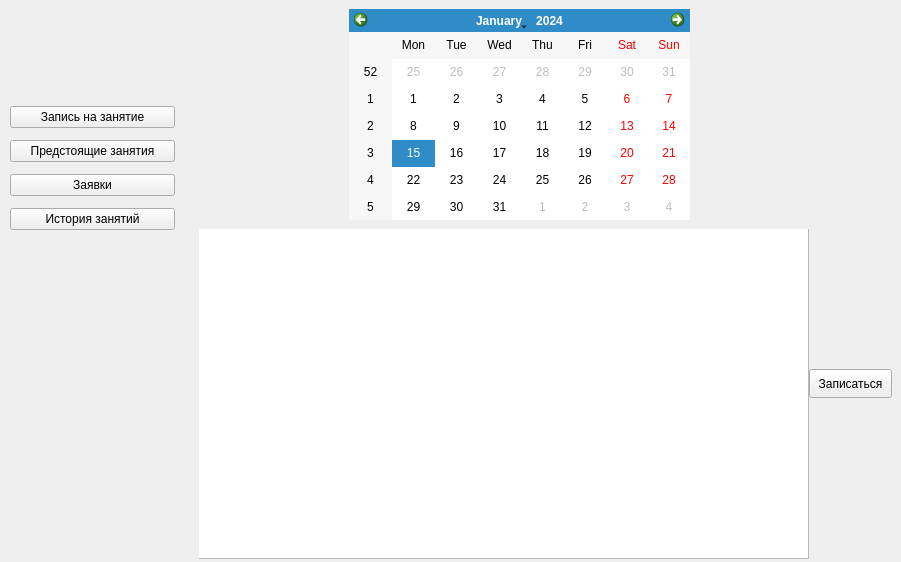
<?xml version="1.0" encoding="UTF-8"?>
<ui version="4.0">
 <class>StudentInterface</class>
 <widget class="QWidget" name="StudentInterface">
  <property name="geometry">
   <rect>
    <x>0</x>
    <y>0</y>
    <width>901</width>
    <height>562</height>
   </rect>
  </property>
  <property name="windowTitle">
   <string>Form</string>
  </property>
  <widget class="QWidget" name="widget" native="true">
   <property name="geometry">
    <rect>
     <x>0</x>
     <y>0</y>
     <width>181</width>
     <height>561</height>
    </rect>
   </property>
   <widget class="QWidget" name="layoutWidget">
    <property name="geometry">
     <rect>
      <x>10</x>
      <y>100</y>
      <width>165</width>
      <height>139</height>
     </rect>
    </property>
    <layout class="QVBoxLayout" name="verticalLayout">
     <item>
      <widget class="QPushButton" name="signLessonBut">
       <property name="text">
        <string>Запись на занятие</string>
       </property>
      </widget>
     </item>
     <item>
      <widget class="QPushButton" name="futureLessonBut">
       <property name="text">
        <string>Предстоящие занятия</string>
       </property>
      </widget>
     </item>
     <item>
      <widget class="QPushButton" name="applicationsBut">
       <property name="text">
        <string>Заявки</string>
       </property>
      </widget>
     </item>
     <item>
      <widget class="QPushButton" name="historyBut">
       <property name="text">
        <string>История занятий</string>
       </property>
      </widget>
     </item>
    </layout>
   </widget>
  </widget>
  <widget class="QStackedWidget" name="stackedWidget">
   <property name="geometry">
    <rect>
     <x>189</x>
     <y>-1</y>
     <width>711</width>
     <height>561</height>
    </rect>
   </property>
   <property name="currentIndex">
    <number>0</number>
   </property>
   <widget class="QWidget" name="signLesson">
    <widget class="QCalendarWidget" name="calendarWidget">
     <property name="geometry">
      <rect>
       <x>160</x>
       <y>10</y>
       <width>341</width>
       <height>211</height>
      </rect>
     </property>
    </widget>
    <widget class="QWidget" name="widget_2" native="true">
     <property name="geometry">
      <rect>
       <x>10</x>
       <y>230</y>
       <width>611</width>
       <height>331</height>
      </rect>
     </property>
     <widget class="QWidget" name="gridLayoutWidget">
      <property name="geometry">
       <rect>
        <x>-1</x>
        <y>-1</y>
        <width>611</width>
        <height>331</height>
       </rect>
      </property>
      <layout class="QGridLayout" name="gridLayout">
       <item row="0" column="0">
        <widget class="QTableView" name="studentFinishSignView"/>
       </item>
      </layout>
     </widget>
    </widget>
    <widget class="QPushButton" name="studentFinishSignBut">
     <property name="geometry">
      <rect>
       <x>620</x>
       <y>370</y>
       <width>83</width>
       <height>29</height>
      </rect>
     </property>
     <property name="text">
      <string>Записаться</string>
     </property>
    </widget>
   </widget>
   <widget class="QWidget" name="futureLesson">
    <widget class="QWidget" name="layoutWidget">
     <property name="geometry">
      <rect>
       <x>620</x>
       <y>240</y>
       <width>87</width>
       <height>67</height>
      </rect>
     </property>
     <layout class="QVBoxLayout" name="verticalLayout_2">
      <item>
       <widget class="QPushButton" name="studentCancelLessonBut">
        <property name="text">
         <string>Отменить</string>
        </property>
       </widget>
      </item>
     </layout>
    </widget>
    <widget class="QTableView" name="studentLessonView">
     <property name="geometry">
      <rect>
       <x>30</x>
       <y>40</y>
       <width>569</width>
       <height>469</height>
      </rect>
     </property>
    </widget>
   </widget>
   <widget class="QWidget" name="applications">
    <widget class="QTableView" name="studentAllApplicationsview">
     <property name="geometry">
      <rect>
       <x>60</x>
       <y>50</y>
       <width>569</width>
       <height>469</height>
      </rect>
     </property>
    </widget>
   </widget>
   <widget class="QWidget" name="history">
    <widget class="QTableView" name="studentHistory">
     <property name="geometry">
      <rect>
       <x>60</x>
       <y>40</y>
       <width>569</width>
       <height>469</height>
      </rect>
     </property>
    </widget>
   </widget>
  </widget>
 </widget>
 <resources/>
 <connections/>
</ui>
